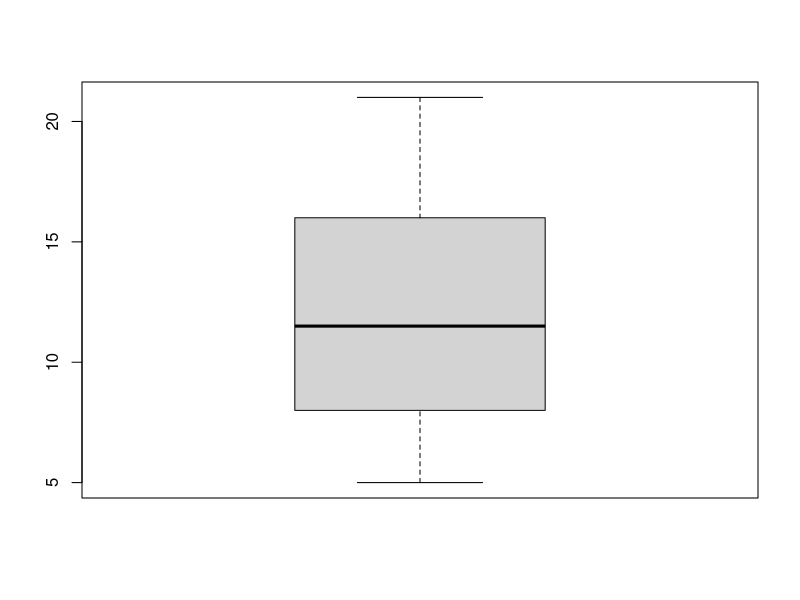
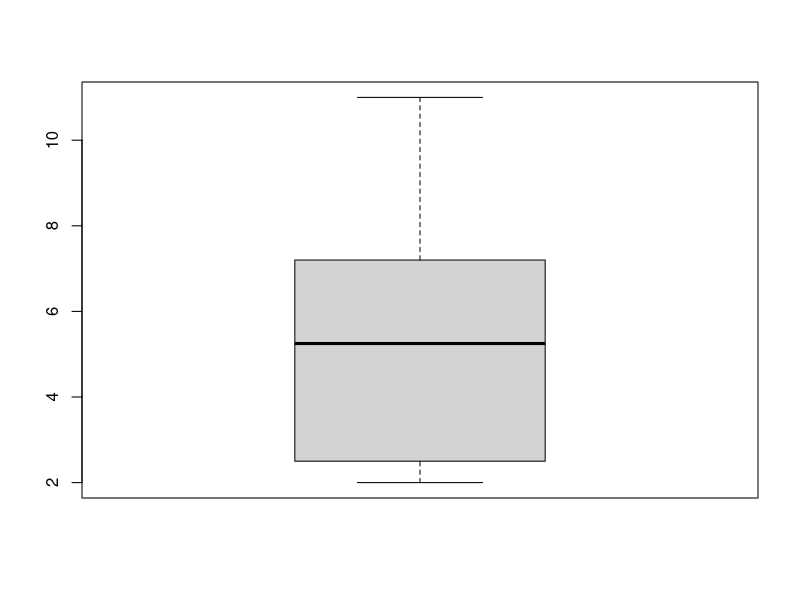
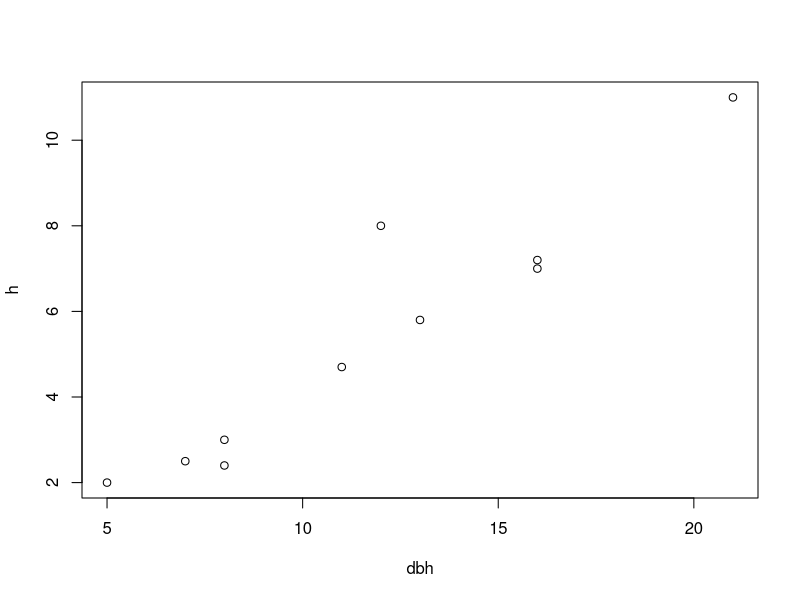
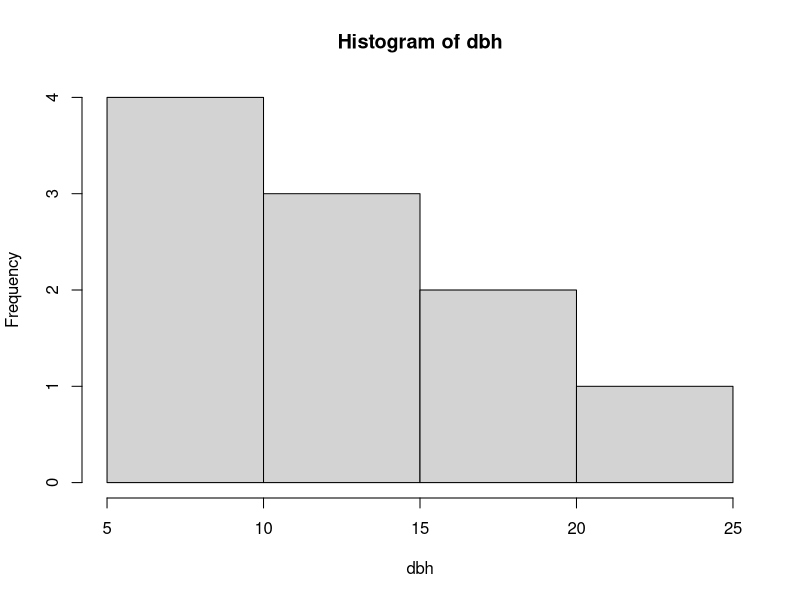
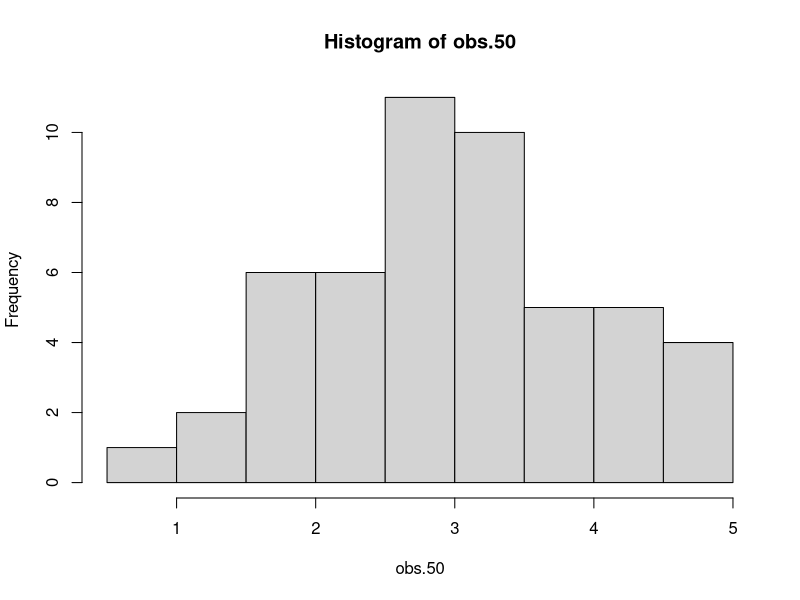
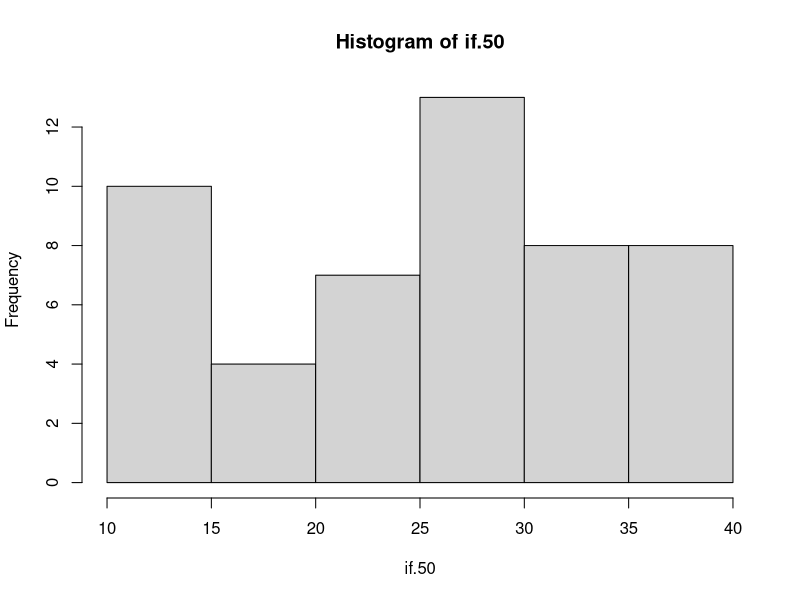
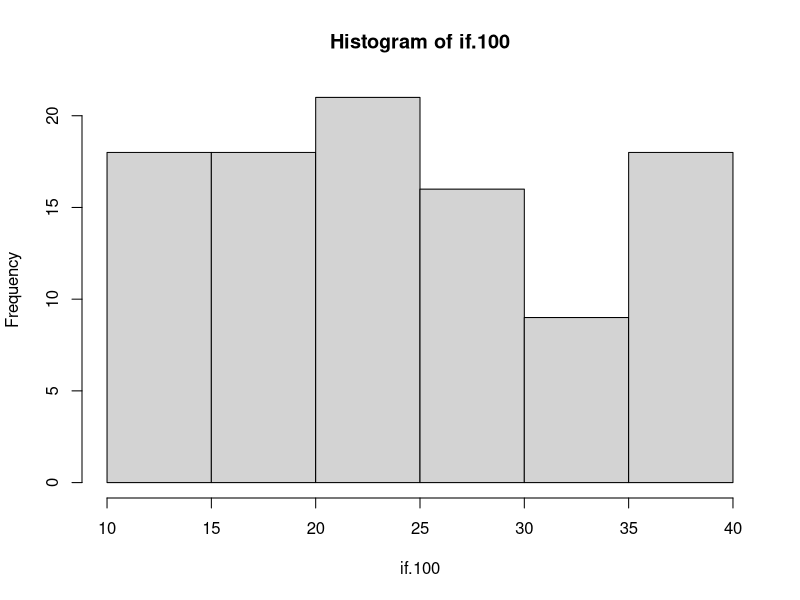
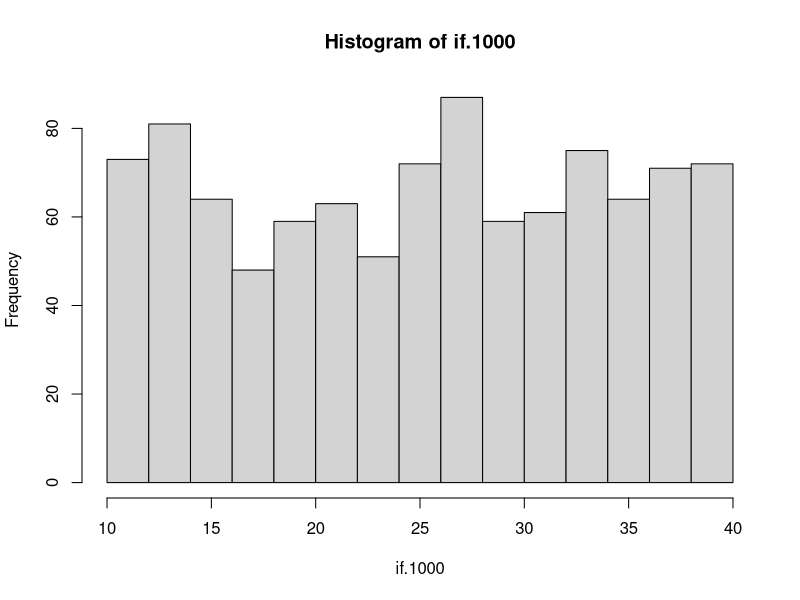

Here is the R script that generated these plots, in order:
#Angelica Torres Garcia
#9 de febrero del 2023
#sesion 1 estadistica scripts


# Primera sesión ----------------------------------------------------------


dbh <- 15 
h <- 8
#multiplicación
dbh*h  

dbh <- c(12, 8, 7, 5, 11, 13, 16, 21, 8, 16)

dbh*h
h <- c(8, 3, 2.5, 2, 4.7, 5.8, 7, 11, 2.4, 7.2)
dbh*h 

# graficas ----------------------------------------------------------------


#boxplot

boxplot(dbh)
boxplot(h)
plot(dbh, h)
hist(dbh)

set.seed(13)
?rnorm
obs.50 <- rnorm(50, mean = 3)
hist(obs.50)

set.seed(13)
if.50 <- runif(50, min = 10, max = 40)
hist(if.50)
if.100 <- runif(100, min = 10, max = 40)
hist(if.100)

if.1000 <- runif(1000, min = 10, max = 40)
hist(if.1000)

stem(if.50)
hist(if.50)


# Restricciones -----------------------------------------------------------

#trabajar con datos del objeto if.50

mean(if.50)
fivenum(if.50)
boxplot(if.50)

#igual a ==
#diferente a !=
#igual o mayor
#igual o menor 
#mayor que 
#menor que

if.50<= median(if.50) 
dbh.50 <- subset(if.50, if.50 <= median(if.50)) 
dbh.up50 <- subset(if.50, if.50 >= median(if.50))
dbh.up30 <- subset(if.50, if.50 >30)
dbh.up30

mean(dbh.up30)
sd(dbh.up30)

# imprtar datos -----------------------------------------------------------

#función read.csv

Fert <- read.csv("vivero.csv", header = TRUE)
boxplot(Fert$IE ~ Fert$Tratamiento)
        xlab ="Ttatamientos"
        ylab = " indice de Esbeltez"
        col = "pink"
        main = " vivero Bosque Escuela"
        las = 1
        ylim =c(0.4, 1.4) 
        
       
        
